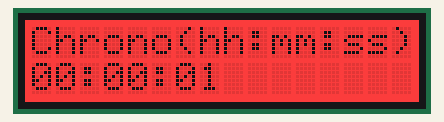
The sketch below on a simulated Arduino Uno, built with avr-gcc and run on an emulated ATmega328P. Shown: 16×2 character LCD.

Above: at 1.1 s.
At 6.1 s:
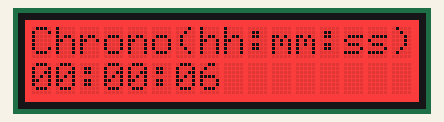
At 10.1 s:
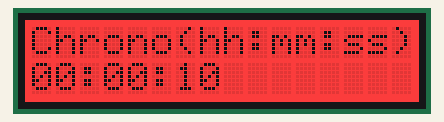
At 19.1 s:
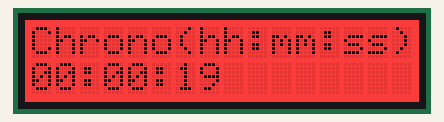
At 29.1 s:
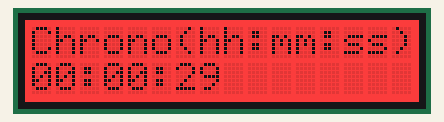
At 38.1 s:
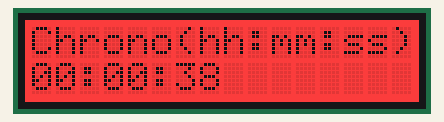

The sketch:

chrono.ino
```cpp
#include <Wire.h>
#include <stdio.h>
#include "rgb_lcd.h"

rgb_lcd lcd;

const int colorR = 255;
const int colorG = 0;
const int colorB = 0;
int secondes = 0, minutes = 0, heures = 0, total = 0;
char chrono[50];

void setup() {
    // set up the LCD's number of columns and rows:
    lcd.begin(16, 2);

    lcd.setRGB(colorR, colorG, colorB);

    // Print a message to the LCD.
    lcd.print("Chrono(hh:mm:ss)");

    pinMode(2, OUTPUT);  //On défini Trig comme une sortie
    pinMode(3, INPUT);   //On défini Echo comme une entrée

    delay(1000);
}

void loop() {
    // set the cursor to column 0, line 1
    // (note: line 1 is the second row, since counting begins with 0):
    // print the number of seconds since reset:
    secondes = (millis() / 1000) - (60 * minutes) - (3600 * heures);
    total = millis() / 1000;
    if(total%60 == 0 && secondes != 0){
      minutes++;
      secondes = 0;
    }
    if(minutes%60 == 0 && minutes != 0){
      heures++;
      minutes = 0;
    }
    lcd.setCursor(2,1);
    lcd.print(":");
    lcd.setCursor(5,1);
    lcd.print(":");
    if(heures < 10){
      lcd.setCursor(0,1);
      lcd.print("0");
      lcd.setCursor(1,1);
      lcd.print(heures);
    }else{
      lcd.setCursor(0,1);
      lcd.print(heures);
    }
    if(minutes < 10){
      lcd.setCursor(3,1);
      lcd.print("0");
      lcd.setCursor(4,1);
      lcd.print(minutes);
    }else{
      lcd.setCursor(3,1);
      lcd.print(minutes);
    }
    if(secondes < 10){
      lcd.setCursor(6,1);
      lcd.print("0");
      lcd.setCursor(7,1);
      lcd.print(secondes);
    }else{
      lcd.setCursor(6,1);
      lcd.print(secondes);
    }
}
```

Measured:
- what the display in image 0 shows lasts 0.9 s, from 1.1 s to 2.0 s
- what the display in image 1 shows lasts 1.0 s, from 6.0 s to 7.0 s
